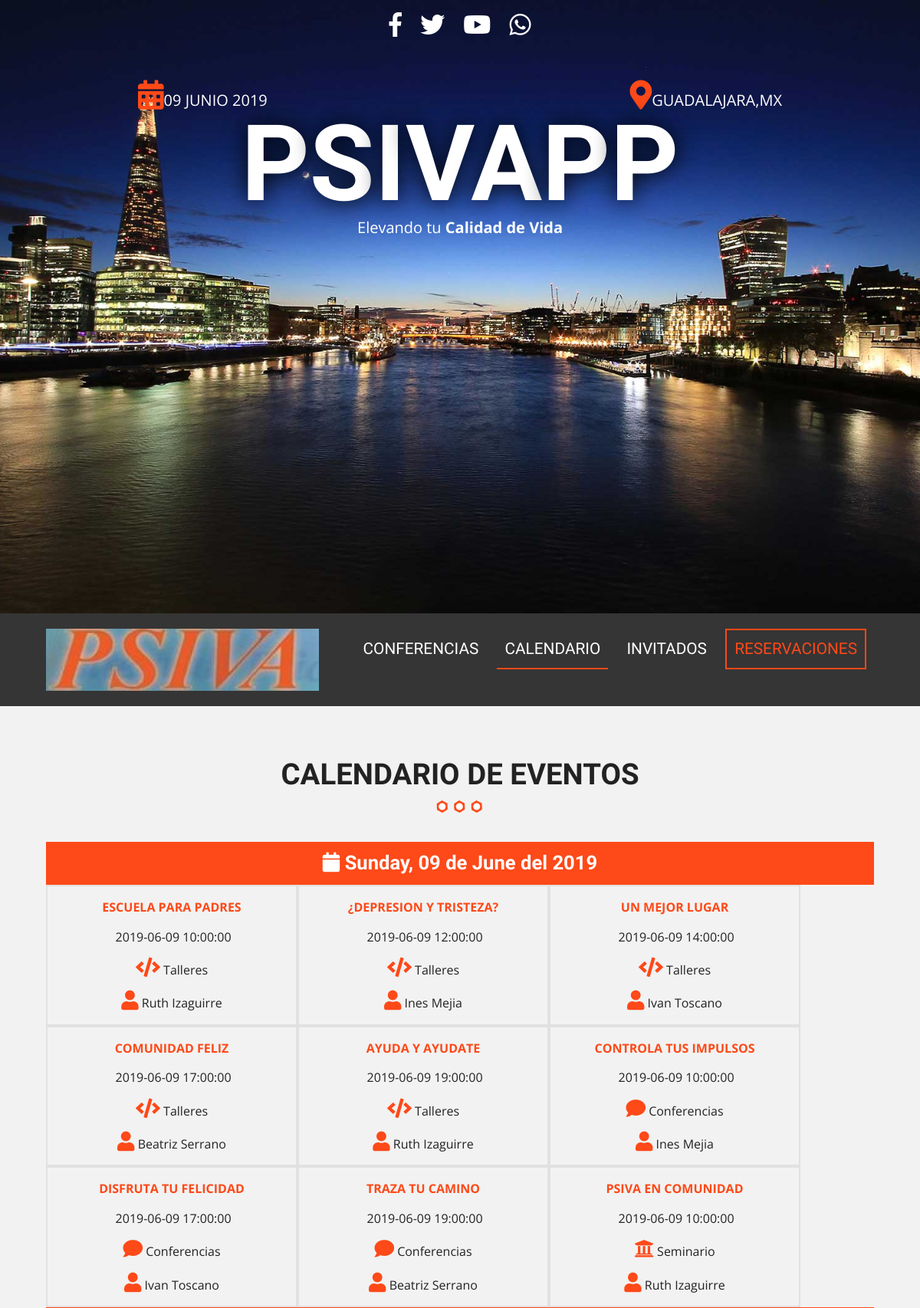
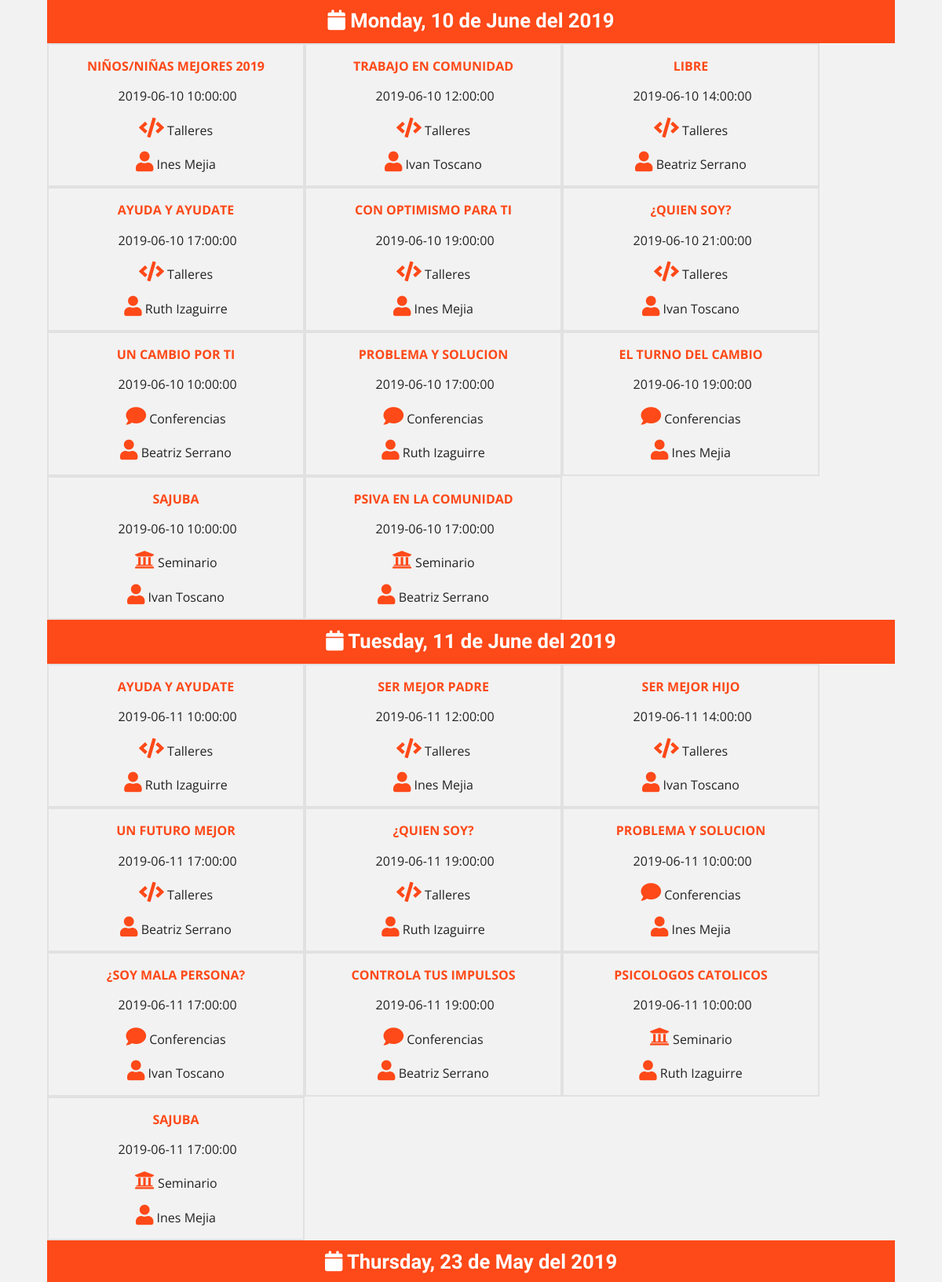
Page /calendario.php (upper part) on the committed database (2 pictures, top to bottom).
### tables this page shows
CREATE TABLE `eventos` (
  `evento_id` tinyint(10) NOT NULL AUTO_INCREMENT,
  `nombre_evento` varchar(60) NOT NULL,
  `fecha_evento` date NOT NULL,
  `hora_evento` time NOT NULL,
  `id_cat_evento` tinyint(10) NOT NULL,
  `id_inv` tinyint(4) NOT NULL,
  `clave` varchar(10) NOT NULL,
  `editado` timestamp NOT NULL DEFAULT CURRENT_TIMESTAMP ON UPDATE CURRENT_TIMESTAMP,
  PRIMARY KEY (`evento_id`),
  KEY `id_cat_evento` (`id_cat_evento`),
  KEY `id_inv` (`id_inv`),
  CONSTRAINT `eventos_ibfk_1` FOREIGN KEY (`id_cat_evento`) REFERENCES `categoria_evento` (`id_categoria`),
  CONSTRAINT `eventos_ibfk_2` FOREIGN KEY (`id_inv`) REFERENCES `invitados` (`invitado_id`)
);

CREATE TABLE `categoria_evento` (
  `id_categoria` tinyint(10) NOT NULL AUTO_INCREMENT,
  `cat_evento` varchar(50) NOT NULL,
  `icono` varchar(15) NOT NULL,
  `editado` timestamp NOT NULL DEFAULT CURRENT_TIMESTAMP ON UPDATE CURRENT_TIMESTAMP,
  PRIMARY KEY (`id_categoria`)
);

### calendario.php (the view, shortened to what this page needs)
<?php include_once 'includes/templates/header.php'; ?>
	<section class="seccion contenedor clearfix">
		<h2>Calendario de Eventos</h2>
	<?php
		try{
			require_once ('includes/funciones/bd_conexion.php');
			$sql = " SELECT evento_id, nombre_evento, fecha_evento, hora_evento, cat_evento, icono, nombre_invitado, apellido_invitado ";
			$sql .= " FROM eventos ";
			$sql .= " INNER JOIN categoria_evento ";
			$sql .= " ON eventos.id_cat_evento = categoria_evento.id_categoria ";
			$sql .= " INNER JOIN invitados ";
			$sql .= " ON eventos.id_inv = invitados.invitado_id ";
			$sql .= " ORDER BY evento_id ";
			$resultado = $conn->query($sql);
		}
		catch(Exeption $e){
			$error = $e->getMessage();
		}
	?>
		<div class="calendario">
			<?php
				$calendario = array();
				while($eventos = $resultado->fetch_assoc()){
					$fecha = $eventos['fecha_evento'];
					$evento = array(
						'titulo' => $eventos['nombre_evento'],
						'fecha' => $eventos['fecha_evento'],
						'hora' => $eventos['hora_evento'],
						'categoria' => $eventos['cat_evento'],
						'icono' => $eventos['icono'],
						'invitado' => $eventos['nombre_invitado'] . " " . $eventos['apellido_invitado']
					);
					$calendario[$fecha][] = $evento;
					?>
			<?php	}  ?>
			<?php
				foreach ($calendario as $dia => $lista_eventos) { ?>
					<h3>
						<i class="fa fa-calendar" aria-hidden="true"></i>
						<?php
							echo utf8_encode(strftime("%A, %d de %B del %Y", strtotime($dia)));
						?>
					</h3>
					<?php
						foreach ($lista_eventos as $evento) { ?>
							<div class="dia">
								<p class="titulo"><?php echo $evento['titulo']; ?></p>
								<p class="hora">
									<?php echo $evento['fecha'] . " " . $evento['hora']; ?>
								</p>
								<p>
									<i class="fa <?php echo $evento['icono']; ?>" aria-hidden="true"></i>
									<?php echo $evento['categoria']; ?>
								</p>
								<p>
									<i class="fa fa-user" aria-hidden="true"></i>
									<?php echo $evento['invitado']; ?>
								</p>
							</div>
					<?php }  ?>
			<?php }  ?>
		</div>
	</section>
<?php include_once 'includes/templates/footer.php'; ?>

### css/main.css (style rules this page uses)
html { color: #222; font-size: 1em; line-height: 1.4; }
html { box-sizing: border-box; }
body { background-color: #f2f2f2; font-family: 'Open Sans', sans-serif; }
.contenedor { width: 98%; margin: 0 auto; }
@media only screen and (min-width:480px) { .contenedor { width: 95%; } }
@media only screen and (min-width:768px) { .contenedor { width: 90%; } }
@media only screen and (min-width:992px) { .contenedor { width: 90%; max-width: 1100px; } }
.seccion { padding: 30px 0; }
.seccion p { font-size: 1.2em; text-align: center; }
h2 { font-family: 'Oswald', sans-serif; font-size: 2.4em; text-transform: uppercase; text-align: center; }
h2::after { content: ''; margin: 0 auto; background-image: url(../img/separador.png); height: 30px; width: 100px; display: block; }
h3 { font-size: 1.6em; color: #fe4918; font-family: 'PT Sans', sans-serif; margin: 0; }
div.calendario h3 { background-color: #fe4918; clear: both; color: white; text-align: center; padding: 10px 0; }
div.calendario::after { clear: both; display: block; content: ''; }
div.dia { width: 30%; float: left; border:2px solid #e1e1e1; transition: all .3s ease; }
div.dia p.titulo { color: #fe4918; text-transform: uppercase; font-weight: bold; }
div.dia p { font-size: 1em; }
div.dia i { color: #fe4918; font-size: 1.6em; }
.clearfix:before, .clearfix:after { content: " "; display: table; }
.clearfix:after { clear: both; }

### rows in the picture
eventos: nombre_evento "ESCUELA PARA PADRES", fecha_evento "2019-06-09", hora_evento "10:00:00", id_cat_evento.cat_evento "Talleres", invitado "Ruth Izaguirre"
eventos: nombre_evento "¿DEPRESION Y TRISTEZA?", fecha_evento "2019-06-09", hora_evento "12:00:00", id_cat_evento.cat_evento "Talleres", invitado "Ines Mejia"
eventos: nombre_evento "UN MEJOR LUGAR", fecha_evento "2019-06-09", hora_evento "14:00:00", id_cat_evento.cat_evento "Talleres", invitado "Ivan Toscano"
eventos: nombre_evento "COMUNIDAD FELIZ", fecha_evento "2019-06-09", hora_evento "17:00:00", id_cat_evento.cat_evento "Talleres", invitado "Beatriz Serrano"
eventos: nombre_evento "AYUDA Y AYUDATE", fecha_evento "2019-06-09", hora_evento "19:00:00", id_cat_evento.cat_evento "Talleres", invitado "Ruth Izaguirre"
eventos: nombre_evento "CONTROLA TUS IMPULSOS", fecha_evento "2019-06-09", hora_evento "10:00:00", id_cat_evento.cat_evento "Conferencias", invitado "Ines Mejia"
eventos: nombre_evento "DISFRUTA TU FELICIDAD", fecha_evento "2019-06-09", hora_evento "17:00:00", id_cat_evento.cat_evento "Conferencias", invitado "Ivan Toscano"
eventos: nombre_evento "TRAZA TU CAMINO", fecha_evento "2019-06-09", hora_evento "19:00:00", id_cat_evento.cat_evento "Conferencias", invitado "Beatriz Serrano"
eventos: nombre_evento "PSIVA EN COMUNIDAD", fecha_evento "2019-06-09", hora_evento "10:00:00", id_cat_evento.cat_evento "Seminario", invitado "Ruth Izaguirre"
eventos: nombre_evento "NIÑOS/NIÑAS MEJORES 2019", fecha_evento "2019-06-10", hora_evento "10:00:00", id_cat_evento.cat_evento "Talleres", invitado "Ines Mejia"
eventos: nombre_evento "TRABAJO EN COMUNIDAD", fecha_evento "2019-06-10", hora_evento "12:00:00", id_cat_evento.cat_evento "Talleres", invitado "Ivan Toscano"
eventos: nombre_evento "LIBRE", fecha_evento "2019-06-10", hora_evento "14:00:00", id_cat_evento.cat_evento "Talleres", invitado "Beatriz Serrano"
eventos: nombre_evento "AYUDA Y AYUDATE", fecha_evento "2019-06-10", hora_evento "17:00:00", id_cat_evento.cat_evento "Talleres", invitado "Ruth Izaguirre"
eventos: nombre_evento "CON OPTIMISMO PARA TI", fecha_evento "2019-06-10", hora_evento "19:00:00", id_cat_evento.cat_evento "Talleres", invitado "Ines Mejia"
eventos: nombre_evento "¿QUIEN SOY?", fecha_evento "2019-06-10", hora_evento "21:00:00", id_cat_evento.cat_evento "Talleres", invitado "Ivan Toscano"
eventos: nombre_evento "UN CAMBIO POR TI", fecha_evento "2019-06-10", hora_evento "10:00:00", id_cat_evento.cat_evento "Conferencias", invitado "Beatriz Serrano"
eventos: nombre_evento "PROBLEMA Y SOLUCION", fecha_evento "2019-06-10", hora_evento "17:00:00", id_cat_evento.cat_evento "Conferencias", invitado "Ruth Izaguirre"
eventos: nombre_evento "EL TURNO DEL CAMBIO", fecha_evento "2019-06-10", hora_evento "19:00:00", id_cat_evento.cat_evento "Conferencias", invitado "Ines Mejia"
eventos: nombre_evento "SAJUBA", fecha_evento "2019-06-10", hora_evento "10:00:00", id_cat_evento.cat_evento "Seminario", invitado "Ivan Toscano"
eventos: nombre_evento "PSIVA EN LA COMUNIDAD", fecha_evento "2019-06-10", hora_evento "17:00:00", id_cat_evento.cat_evento "Seminario", invitado "Beatriz Serrano"
eventos: nombre_evento "AYUDA Y AYUDATE", fecha_evento "2019-06-11", hora_evento "10:00:00", id_cat_evento.cat_evento "Talleres", invitado "Ruth Izaguirre"
eventos: nombre_evento "SER MEJOR PADRE", fecha_evento "2019-06-11", hora_evento "12:00:00", id_cat_evento.cat_evento "Talleres", invitado "Ines Mejia"
eventos: nombre_evento "SER MEJOR HIJO", fecha_evento "2019-06-11", hora_evento "14:00:00", id_cat_evento.cat_evento "Talleres", invitado "Ivan Toscano"
eventos: nombre_evento "UN FUTURO MEJOR", fecha_evento "2019-06-11", hora_evento "17:00:00", id_cat_evento.cat_evento "Talleres", invitado "Beatriz Serrano"
eventos: nombre_evento "¿QUIEN SOY?", fecha_evento "2019-06-11", hora_evento "19:00:00", id_cat_evento.cat_evento "Talleres", invitado "Ruth Izaguirre"
eventos: nombre_evento "PROBLEMA Y SOLUCION", fecha_evento "2019-06-11", hora_evento "10:00:00", id_cat_evento.cat_evento "Conferencias", invitado "Ines Mejia"
eventos: nombre_evento "¿SOY MALA PERSONA?", fecha_evento "2019-06-11", hora_evento "17:00:00", id_cat_evento.cat_evento "Conferencias", invitado "Ivan Toscano"
eventos: nombre_evento "CONTROLA TUS IMPULSOS", fecha_evento "2019-06-11", hora_evento "19:00:00", id_cat_evento.cat_evento "Conferencias", invitado "Beatriz Serrano"
eventos: nombre_evento "PSICOLOGOS CATOLICOS", fecha_evento "2019-06-11", hora_evento "10:00:00", id_cat_evento.cat_evento "Seminario", invitado "Ruth Izaguirre"
eventos: nombre_evento "SAJUBA", fecha_evento "2019-06-11", hora_evento "17:00:00", id_cat_evento.cat_evento "Seminario", invitado "Ines Mejia"

### other values in the picture
utf8_encode(strftime("%A, %d de %B del %Y", strtotime($dia))) "Sunday, 09 de June del 2019"
utf8_encode(strftime("%A, %d de %B del %Y", strtotime($dia))) "Monday, 10 de June del 2019"
utf8_encode(strftime("%A, %d de %B del %Y", strtotime($dia))) "Tuesday, 11 de June del 2019"
utf8_encode(strftime("%A, %d de %B del %Y", strtotime($dia))) "Thursday, 23 de May del 2019"
